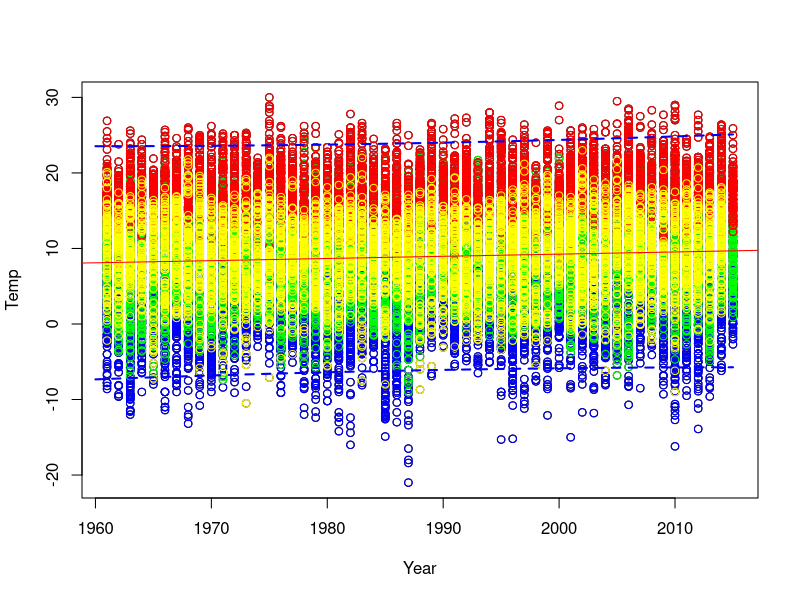
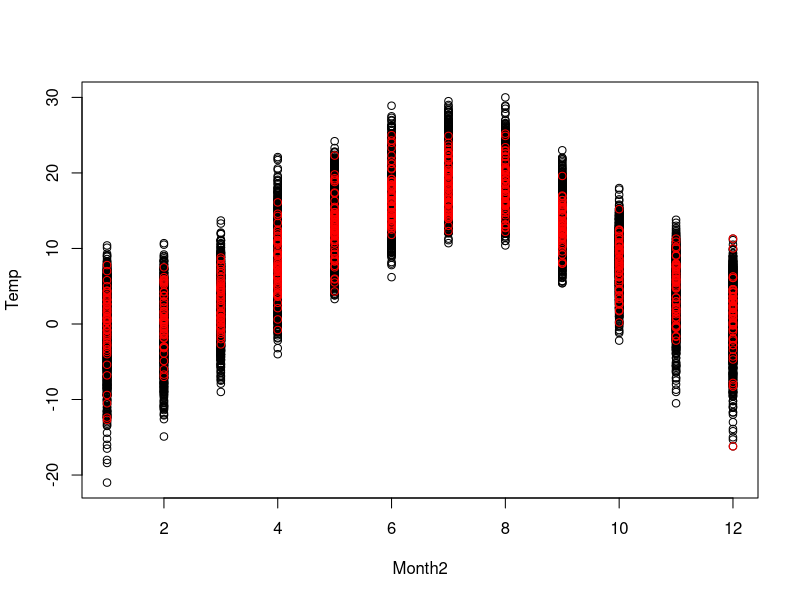

The R source for these figures, in order:

dir = getwd()
setwd(dir)

###########################
# Formating the Dataframe #
###########################

# Creating whether data-frame
lund_data = read.csv("final_file.csv")

lund_data$Month2 = lund_data$Month

# tell R that Month is a categorical variable, not numerical:
lund_data$Month = factor(lund_data$Month,
                       levels=c(1,2,3,4,5,6,7,8,9,10,11,12),
                       labels=c("Jan","Feb","Mar","Apr","May","Jun","Jul","Aug","Sep","Oct","Nov","Dec"))

# Creating a season frame where months are sorted by season. 
lund_data$Season = lund_data$Month
levels(lund_data$Season) = c("Winter", "Winter", "Spring", "Spring", "Spring", "Summer", "Summer", "Summer", "Autumn", "Autumn", "Autumn", "Winter")

# Creating a frame that has sorted distances to full moon by 'Full' and 'Not'.
lund_data$Full = factor(lund_data$Dist)
levels(lund_data$Full) = c("Full", "Not", "Not", "Not", "Not", "Not", "Not", "Not", "Not", "Not", "Not", "Not", "Not", "Not", "Not", "Not", "Not")


#########################################################
# Making a linear model Temps = Year + Month*Day + Dist #
#########################################################
full_model = lm(lund_data$Temp ~ lund_data$Year + lund_data$Month2*lund_data$Day + lund_data$Dist)
summary(full_model)


######################################
# Making a linear model Temps = Year #
######################################
year_model = lm(lund_data$Temp ~ lund_data$Year)
summary(year_model)

# Making a JPEG output for our plot with colours for seasons
jpeg("temps_year_season.jpeg")
with(lund_data, plot(Temp ~ Year))
with(subset(lund_data,Season=="Winter"),points(Year, Temp, col='blue'))
with(subset(lund_data,Season=="Spring"),points(Year, Temp, col='green'))
with(subset(lund_data,Season=="Summer"),points(Year, Temp, col='red'))
with(subset(lund_data,Season=="Autumn"),points(Year, Temp, col='yellow'))
abline(year_model, col="red")

# Constants needed for confidence intervals
mx = mean(lund_data$Year)
my = mean(lund_data$Temp)
beta0 = summary(year_model)$coefficients[1]
beta1 = summary(year_model)$coefficients[2] 
yhat = year_model$fit
e = year_model$residuals
s = summary(year_model)$sigma
n = nrow(lund_data)
t_quant = qt(1-0.05/2, n-2)

# Calculating the 95 % prediction interval for the expected#
ci_PY0_upr = beta0 + beta1*(1960:2015) + t_quant*s*sqrt(1+(1/n)+((1960:2015)-mx)^2 /sum(((1960:2015)-mx)^2))
ci_PY0_lwr = beta0 + beta1*(1960:2015) - t_quant*s*sqrt(1+(1/n)+((1960:2015)-mx)^2 /sum(((1960:2015)-mx)^2))

lines((1960:2015), ci_PY0_upr,lty=2,col="blue",lwd=2)
lines((1960:2015), ci_PY0_lwr,lty=2,col="blue",lwd=2)

# Making a JPEG output for our plot with colours for seasons
jpeg("temps_month_fullmoon.jpeg")
with(lund_data, plot(Temp ~ Month2))
with(subset(lund_data,Full=="Full"),points(Month2, Temp, col='red'))

write.csv(x=lund_data, file="final_file_even_better.csv")